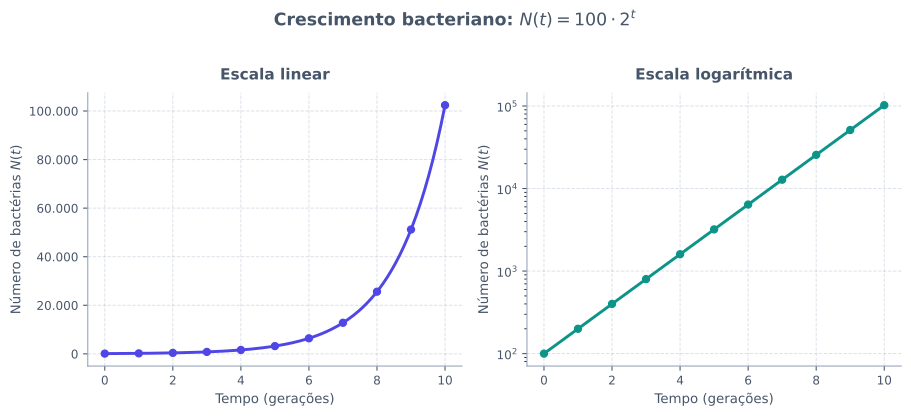

The Python source for this figure:
from pathlib import Path

import matplotlib.pyplot as plt
import matplotlib.ticker as ticker
import numpy as np


def main() -> None:
    n0 = 100
    t_geracoes = np.arange(0, 11)
    n_bacterias = n0 * (2 ** t_geracoes)

    t_continuo = np.linspace(0, 10, 250)
    n_continuo = n0 * (2 ** t_continuo)

    cor_texto = "#475569"
    cor_grade = "#94A3B8"
    cor_linear = "#4F46E5"
    cor_log = "#0D9488"

    fig, (ax_lin, ax_log) = plt.subplots(1, 2, figsize=(9.6, 4.2))
    fig.patch.set_alpha(0.0)

    # Painel esquerdo: escala linear
    ax_lin.plot(t_continuo, n_continuo, color=cor_linear, linewidth=2.2)
    ax_lin.scatter(t_geracoes, n_bacterias, color=cor_linear, s=28, zorder=3)
    ax_lin.set_title("Escala linear", fontsize=11.5, fontweight="bold", color=cor_texto, pad=10)
    ax_lin.set_xlabel("Tempo (gerações)", fontsize=10, color=cor_texto)
    ax_lin.set_ylabel("Número de bactérias $N(t)$", fontsize=10, color=cor_texto)
    ax_lin.set_xticks(np.arange(0, 11, 2))
    ax_lin.yaxis.set_major_formatter(
        ticker.FuncFormatter(lambda y, _: f"{int(y):,}".replace(",", "."))
    )

    # Painel direito: escala logarítmica
    ax_log.plot(t_continuo, n_continuo, color=cor_log, linewidth=2.2)
    ax_log.scatter(t_geracoes, n_bacterias, color=cor_log, s=28, zorder=3)
    ax_log.set_yscale("log")
    ax_log.set_title("Escala logarítmica", fontsize=11.5, fontweight="bold", color=cor_texto, pad=10)
    ax_log.set_xlabel("Tempo (gerações)", fontsize=10, color=cor_texto)
    ax_log.set_ylabel("Número de bactérias $N(t)$", fontsize=10, color=cor_texto)
    ax_log.set_xticks(np.arange(0, 11, 2))
    ax_log.set_yticks([100, 1000, 10000, 100000])
    ax_log.set_yticklabels(["$10^2$", "$10^3$", "$10^4$", "$10^5$"])
    ax_log.yaxis.set_minor_formatter(ticker.NullFormatter())

    # Estilo compartilhado
    for ax in (ax_lin, ax_log):
        ax.patch.set_alpha(0.0)
        ax.grid(True, which="major", linestyle="--", linewidth=0.7, alpha=0.35, color=cor_grade)
        ax.spines["top"].set_visible(False)
        ax.spines["right"].set_visible(False)
        ax.spines["left"].set_color(cor_grade)
        ax.spines["bottom"].set_color(cor_grade)
        ax.tick_params(colors=cor_texto, labelsize=9)

    fig.suptitle(
        "Crescimento bacteriano: $N(t) = 100 \\cdot 2^t$",
        fontsize=13,
        fontweight="bold",
        color=cor_texto,
        y=1.02,
    )
    fig.tight_layout()

    destino = Path(__file__).resolve().parent / "crescimento-bacteriano.svg"
    fig.savefig(destino, format="svg", transparent=True, bbox_inches="tight")
    plt.close(fig)


if __name__ == "__main__":
    main()
